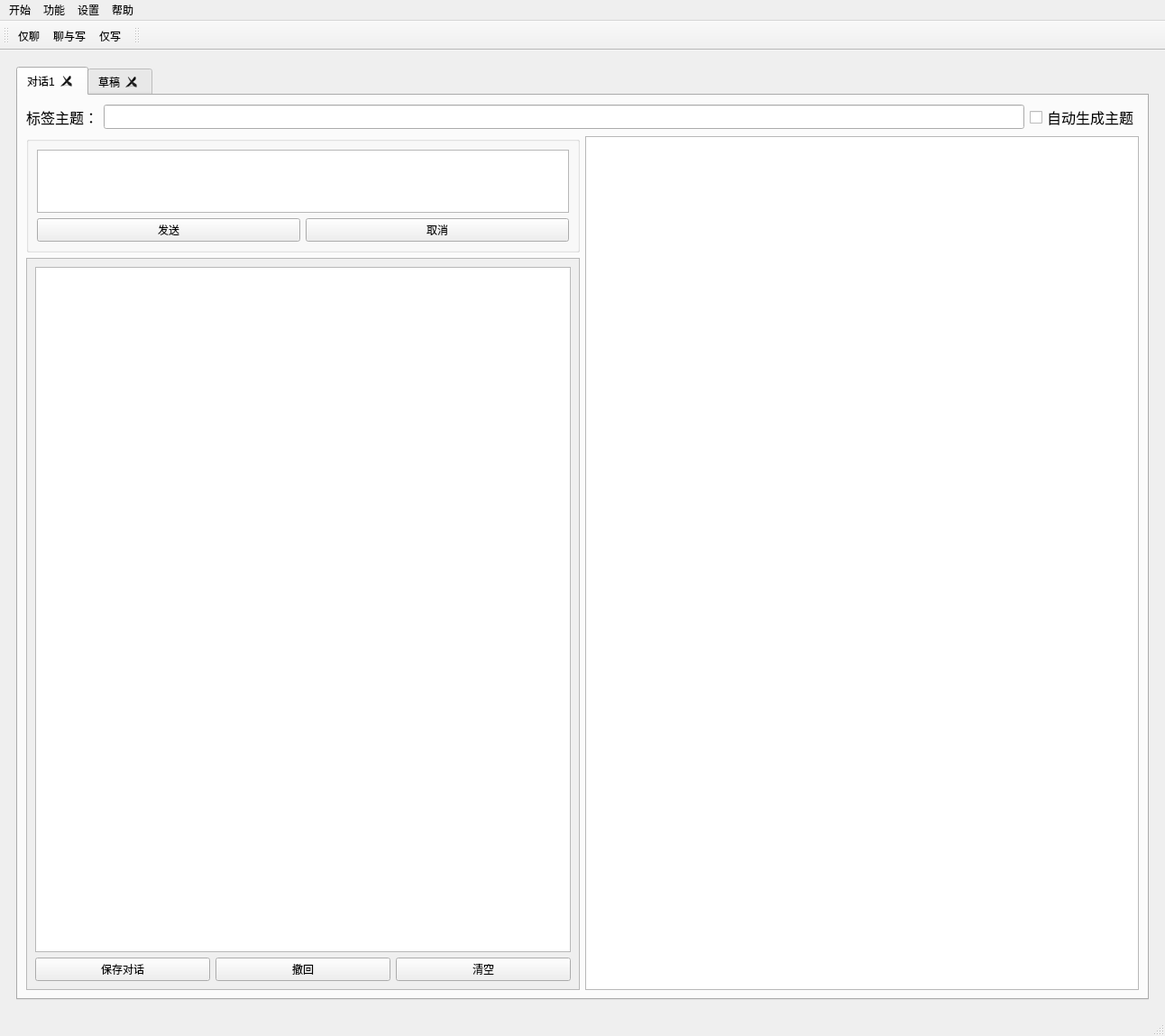
<?xml version="1.0" encoding="UTF-8"?>
<ui version="4.0">
 <class>MainWindow</class>
 <widget class="QMainWindow" name="MainWindow">
  <property name="geometry">
   <rect>
    <x>0</x>
    <y>0</y>
    <width>1292</width>
    <height>1149</height>
   </rect>
  </property>
  <property name="windowTitle">
   <string>Aistant</string>
  </property>
  <widget class="QWidget" name="centralwidget">
   <layout class="QHBoxLayout" name="horizontalLayout">
    <item>
     <widget class="QStackedWidget" name="stackedWidget">
      <property name="currentIndex">
       <number>0</number>
      </property>
      <widget class="QWidget" name="page">
       <layout class="QVBoxLayout" name="verticalLayout_20">
        <item>
         <layout class="QVBoxLayout" name="verticalLayout_5">
          <item>
           <widget class="QTabWidget" name="tabWidget">
            <property name="currentIndex">
             <number>0</number>
            </property>
            <property name="tabsClosable">
             <bool>true</bool>
            </property>
            <property name="movable">
             <bool>true</bool>
            </property>
            <widget class="QWidget" name="tab">
             <attribute name="title">
              <string>对话1</string>
             </attribute>
             <layout class="QVBoxLayout" name="verticalLayout_22">
              <item>
               <layout class="QVBoxLayout" name="verticalLayout_19">
                <item>
                 <layout class="QHBoxLayout" name="horizontalLayout_8">
                  <item>
                   <widget class="QLabel" name="label_9">
                    <property name="font">
                     <font>
                      <pointsize>12</pointsize>
                     </font>
                    </property>
                    <property name="text">
                     <string>标签主题：</string>
                    </property>
                   </widget>
                  </item>
                  <item>
                   <widget class="QLineEdit" name="lineEdit_3">
                    <property name="font">
                     <font>
                      <pointsize>12</pointsize>
                     </font>
                    </property>
                   </widget>
                  </item>
                  <item>
                   <widget class="QCheckBox" name="checkBox_2">
                    <property name="font">
                     <font>
                      <pointsize>12</pointsize>
                     </font>
                    </property>
                    <property name="text">
                     <string>自动生成主题</string>
                    </property>
                   </widget>
                  </item>
                 </layout>
                </item>
                <item>
                 <layout class="QHBoxLayout" name="horizontalLayout_6">
                  <item>
                   <layout class="QVBoxLayout" name="verticalLayout_4" stretch="1,10">
                    <item>
                     <widget class="QGroupBox" name="groupBox_2">
                      <property name="title">
                       <string/>
                      </property>
                      <layout class="QVBoxLayout" name="verticalLayout_2">
                       <item>
                        <widget class="QTextEdit" name="textEdit"/>
                       </item>
                       <item>
                        <layout class="QVBoxLayout" name="verticalLayout">
                         <item>
                          <layout class="QHBoxLayout" name="horizontalLayout_2">
                           <item>
                            <widget class="QPushButton" name="pushButton_4">
                             <property name="text">
                              <string>发送</string>
                             </property>
                            </widget>
                           </item>
                           <item>
                            <widget class="QPushButton" name="pushButton_5">
                             <property name="text">
                              <string>取消</string>
                             </property>
                            </widget>
                           </item>
                          </layout>
                         </item>
                        </layout>
                       </item>
                      </layout>
                     </widget>
                    </item>
                    <item>
                     <widget class="QScrollArea" name="scrollArea">
                      <property name="widgetResizable">
                       <bool>true</bool>
                      </property>
                      <widget class="QWidget" name="scrollAreaWidgetContents">
                       <property name="geometry">
                        <rect>
                         <x>0</x>
                         <y>0</y>
                         <width>606</width>
                         <height>829</height>
                        </rect>
                       </property>
                       <layout class="QVBoxLayout" name="verticalLayout_18">
                        <item>
                         <layout class="QVBoxLayout" name="verticalLayout_3">
                          <item>
                           <widget class="QTextBrowser" name="textBrowser">
                            <property name="focusPolicy">
                             <enum>Qt::NoFocus</enum>
                            </property>
                           </widget>
                          </item>
                         </layout>
                        </item>
                        <item>
                         <layout class="QHBoxLayout" name="horizontalLayout_3">
                          <item>
                           <widget class="QPushButton" name="pushButton_6">
                            <property name="text">
                             <string>保存对话</string>
                            </property>
                           </widget>
                          </item>
                          <item>
                           <widget class="QPushButton" name="pushButton">
                            <property name="text">
                             <string>撤回</string>
                            </property>
                           </widget>
                          </item>
                          <item>
                           <widget class="QPushButton" name="pushButton_7">
                            <property name="text">
                             <string>清空</string>
                            </property>
                           </widget>
                          </item>
                         </layout>
                        </item>
                       </layout>
                      </widget>
                     </widget>
                    </item>
                   </layout>
                  </item>
                  <item>
                   <widget class="QTextEdit" name="textEdit_2"/>
                  </item>
                 </layout>
                </item>
               </layout>
              </item>
             </layout>
            </widget>
            <widget class="QWidget" name="tab_2">
             <property name="enabled">
              <bool>true</bool>
             </property>
             <attribute name="title">
              <string>草稿</string>
             </attribute>
             <layout class="QVBoxLayout" name="verticalLayout_27">
              <item>
               <layout class="QHBoxLayout" name="horizontalLayout_11" stretch="4,1">
                <item>
                 <widget class="QTextEdit" name="textEdit_3"/>
                </item>
                <item>
                 <layout class="QVBoxLayout" name="verticalLayout_26">
                  <item>
                   <layout class="QHBoxLayout" name="horizontalLayout_7">
                    <item>
                     <spacer name="horizontalSpacer_4">
                      <property name="orientation">
                       <enum>Qt::Horizontal</enum>
                      </property>
                      <property name="sizeHint" stdset="0">
                       <size>
                        <width>40</width>
                        <height>20</height>
                       </size>
                      </property>
                     </spacer>
                    </item>
                    <item>
                     <widget class="QPushButton" name="pushButton_3">
                      <property name="text">
                       <string>新建对话</string>
                      </property>
                     </widget>
                    </item>
                    <item>
                     <spacer name="horizontalSpacer_3">
                      <property name="orientation">
                       <enum>Qt::Horizontal</enum>
                      </property>
                      <property name="sizeHint" stdset="0">
                       <size>
                        <width>40</width>
                        <height>20</height>
                       </size>
                      </property>
                     </spacer>
                    </item>
                   </layout>
                  </item>
                 </layout>
                </item>
               </layout>
              </item>
             </layout>
            </widget>
           </widget>
          </item>
         </layout>
        </item>
       </layout>
      </widget>
      <widget class="QWidget" name="page_2">
       <layout class="QVBoxLayout" name="verticalLayout_21"/>
      </widget>
      <widget class="QWidget" name="page_3">
       <layout class="QVBoxLayout" name="verticalLayout_14">
        <item>
         <layout class="QVBoxLayout" name="verticalLayout_13">
          <item>
           <widget class="QLineEdit" name="lineEdit"/>
          </item>
          <item>
           <layout class="QVBoxLayout" name="verticalLayout_12">
            <item>
             <layout class="QHBoxLayout" name="horizontalLayout_4" stretch="4,1">
              <item>
               <spacer name="horizontalSpacer">
                <property name="orientation">
                 <enum>Qt::Horizontal</enum>
                </property>
                <property name="sizeHint" stdset="0">
                 <size>
                  <width>40</width>
                  <height>20</height>
                 </size>
                </property>
               </spacer>
              </item>
              <item>
               <widget class="QPushButton" name="pushButton_2">
                <property name="text">
                 <string>保存设置</string>
                </property>
               </widget>
              </item>
             </layout>
            </item>
            <item>
             <widget class="QScrollArea" name="scrollArea_2">
              <property name="widgetResizable">
               <bool>true</bool>
              </property>
              <widget class="QWidget" name="scrollAreaWidgetContents_2">
               <property name="geometry">
                <rect>
                 <x>0</x>
                 <y>0</y>
                 <width>1250</width>
                 <height>1005</height>
                </rect>
               </property>
               <layout class="QVBoxLayout" name="verticalLayout_17">
                <item>
                 <layout class="QVBoxLayout" name="verticalLayout_16" stretch="0,0,0,1,0,6">
                  <item>
                   <layout class="QVBoxLayout" name="verticalLayout_10">
                    <item>
                     <widget class="QLabel" name="label_7">
                      <property name="font">
                       <font>
                        <weight>75</weight>
                        <bold>true</bold>
                       </font>
                      </property>
                      <property name="text">
                       <string>功能：对话基本设置</string>
                      </property>
                     </widget>
                    </item>
                    <item>
                     <widget class="QLabel" name="label">
                      <property name="font">
                       <font>
                        <weight>50</weight>
                        <bold>false</bold>
                       </font>
                      </property>
                      <property name="text">
                       <string>对话模型</string>
                      </property>
                     </widget>
                    </item>
                    <item>
                     <widget class="QComboBox" name="comboBox_4"/>
                    </item>
                   </layout>
                  </item>
                  <item>
                   <layout class="QVBoxLayout" name="verticalLayout_9">
                    <item>
                     <widget class="QLabel" name="label_2">
                      <property name="font">
                       <font>
                        <weight>50</weight>
                        <bold>false</bold>
                       </font>
                      </property>
                      <property name="text">
                       <string>默认角色设定（仅在gpt-3.5-turbo模型下有效）</string>
                      </property>
                     </widget>
                    </item>
                    <item>
                     <widget class="QComboBox" name="comboBox_3"/>
                    </item>
                   </layout>
                  </item>
                  <item>
                   <layout class="QVBoxLayout" name="verticalLayout_8"/>
                  </item>
                  <item>
                   <layout class="QVBoxLayout" name="verticalLayout_7" stretch="0,1,0,0">
                    <item>
                     <widget class="QLabel" name="label_8">
                      <property name="text">
                       <string>默认角色补充描述（你可以基于‘默认角色设定’补充额外的描述和说明）</string>
                      </property>
                     </widget>
                    </item>
                    <item>
                     <widget class="QPlainTextEdit" name="plainTextEdit"/>
                    </item>
                    <item>
                     <widget class="QLabel" name="label_3">
                      <property name="font">
                       <font>
                        <weight>50</weight>
                        <bold>false</bold>
                       </font>
                      </property>
                      <property name="text">
                       <string>对话文本显示格式</string>
                      </property>
                     </widget>
                    </item>
                    <item>
                     <widget class="QComboBox" name="comboBox_2">
                      <item>
                       <property name="text">
                        <string>text</string>
                       </property>
                      </item>
                      <item>
                       <property name="text">
                        <string>markdown</string>
                       </property>
                      </item>
                     </widget>
                    </item>
                   </layout>
                  </item>
                  <item>
                   <layout class="QVBoxLayout" name="verticalLayout_15">
                    <item>
                     <widget class="QLabel" name="label_4">
                      <property name="font">
                       <font>
                        <weight>50</weight>
                        <bold>false</bold>
                       </font>
                      </property>
                      <property name="text">
                       <string>对话代码高亮</string>
                      </property>
                     </widget>
                    </item>
                    <item>
                     <widget class="QComboBox" name="comboBox_5">
                      <item>
                       <property name="text">
                        <string>关闭高亮</string>
                       </property>
                      </item>
                      <item>
                       <property name="text">
                        <string>开启高亮</string>
                       </property>
                      </item>
                     </widget>
                    </item>
                   </layout>
                  </item>
                  <item>
                   <layout class="QVBoxLayout" name="verticalLayout_11">
                    <item>
                     <widget class="QLabel" name="label_5">
                      <property name="font">
                       <font>
                        <weight>75</weight>
                        <bold>true</bold>
                       </font>
                      </property>
                      <property name="text">
                       <string>功能：多轮对话设置（设置多轮对话及最大记忆轮数）</string>
                      </property>
                     </widget>
                    </item>
                    <item>
                     <widget class="QCheckBox" name="checkBox">
                      <property name="text">
                       <string>开启多轮对话（仅在gpt-3.5-turbo模型下支持开启）</string>
                      </property>
                     </widget>
                    </item>
                    <item>
                     <layout class="QHBoxLayout" name="horizontalLayout_5" stretch="1,4,8">
                      <item>
                       <widget class="QLabel" name="label_6">
                        <property name="text">
                         <string>多轮对话轮数</string>
                        </property>
                       </widget>
                      </item>
                      <item>
                       <widget class="QLineEdit" name="lineEdit_2"/>
                      </item>
                      <item>
                       <spacer name="horizontalSpacer_2">
                        <property name="orientation">
                         <enum>Qt::Horizontal</enum>
                        </property>
                        <property name="sizeHint" stdset="0">
                         <size>
                          <width>40</width>
                          <height>20</height>
                         </size>
                        </property>
                       </spacer>
                      </item>
                     </layout>
                    </item>
                    <item>
                     <spacer name="verticalSpacer">
                      <property name="orientation">
                       <enum>Qt::Vertical</enum>
                      </property>
                      <property name="sizeHint" stdset="0">
                       <size>
                        <width>20</width>
                        <height>40</height>
                       </size>
                      </property>
                     </spacer>
                    </item>
                   </layout>
                  </item>
                 </layout>
                </item>
                <item>
                 <layout class="QVBoxLayout" name="verticalLayout_6"/>
                </item>
               </layout>
              </widget>
             </widget>
            </item>
           </layout>
          </item>
         </layout>
        </item>
       </layout>
      </widget>
     </widget>
    </item>
   </layout>
  </widget>
  <widget class="QStatusBar" name="statusbar"/>
  <widget class="QMenuBar" name="menubar">
   <property name="geometry">
    <rect>
     <x>0</x>
     <y>0</y>
     <width>1292</width>
     <height>23</height>
    </rect>
   </property>
   <widget class="QMenu" name="menu">
    <property name="enabled">
     <bool>true</bool>
    </property>
    <property name="geometry">
     <rect>
      <x>267</x>
      <y>133</y>
      <width>120</width>
      <height>72</height>
     </rect>
    </property>
    <property name="tearOffEnabled">
     <bool>false</bool>
    </property>
    <property name="title">
     <string>开始</string>
    </property>
    <addaction name="action_11"/>
   </widget>
   <widget class="QMenu" name="menu_2">
    <property name="geometry">
     <rect>
      <x>347</x>
      <y>133</y>
      <width>120</width>
      <height>94</height>
     </rect>
    </property>
    <property name="title">
     <string>设置</string>
    </property>
    <addaction name="action_10"/>
    <addaction name="action_6"/>
   </widget>
   <widget class="QMenu" name="menu_3">
    <property name="title">
     <string>帮助</string>
    </property>
    <addaction name="action_8"/>
    <addaction name="action_9"/>
   </widget>
   <widget class="QMenu" name="menu_5">
    <property name="title">
     <string>功能</string>
    </property>
    <addaction name="action_chatgpt"/>
    <addaction name="actionAI"/>
    <addaction name="actionA"/>
    <addaction name="actionAI_2"/>
   </widget>
   <addaction name="menu"/>
   <addaction name="menu_5"/>
   <addaction name="menu_2"/>
   <addaction name="menu_3"/>
  </widget>
  <widget class="QToolBar" name="toolBar">
   <property name="windowTitle">
    <string>toolBar</string>
   </property>
   <attribute name="toolBarArea">
    <enum>TopToolBarArea</enum>
   </attribute>
   <attribute name="toolBarBreak">
    <bool>false</bool>
   </attribute>
   <addaction name="action_4"/>
   <addaction name="action_5"/>
   <addaction name="action_7"/>
  </widget>
  <widget class="QToolBar" name="toolBar_2">
   <property name="windowTitle">
    <string>toolBar_2</string>
   </property>
   <attribute name="toolBarArea">
    <enum>TopToolBarArea</enum>
   </attribute>
   <attribute name="toolBarBreak">
    <bool>false</bool>
   </attribute>
  </widget>
  <action name="action_6">
   <property name="text">
    <string>密钥管理</string>
   </property>
  </action>
  <action name="action_8">
   <property name="text">
    <string>使用说明</string>
   </property>
  </action>
  <action name="action_9">
   <property name="text">
    <string>关于...</string>
   </property>
  </action>
  <action name="action_10">
   <property name="text">
    <string>功能设置</string>
   </property>
  </action>
  <action name="action_11">
   <property name="text">
    <string>打开文件</string>
   </property>
  </action>
  <action name="action_chatgpt">
   <property name="text">
    <string>AI对话</string>
   </property>
  </action>
  <action name="actionA">
   <property name="text">
    <string>AI翻译</string>
   </property>
  </action>
  <action name="actionAI">
   <property name="text">
    <string>AI编辑</string>
   </property>
  </action>
  <action name="actionAI_2">
   <property name="text">
    <string>AI编程</string>
   </property>
  </action>
  <action name="action_4">
   <property name="text">
    <string>仅聊</string>
   </property>
  </action>
  <action name="action_5">
   <property name="text">
    <string>聊与写</string>
   </property>
  </action>
  <action name="action_7">
   <property name="text">
    <string>仅写</string>
   </property>
  </action>
 </widget>
 <resources/>
 <connections/>
</ui>
